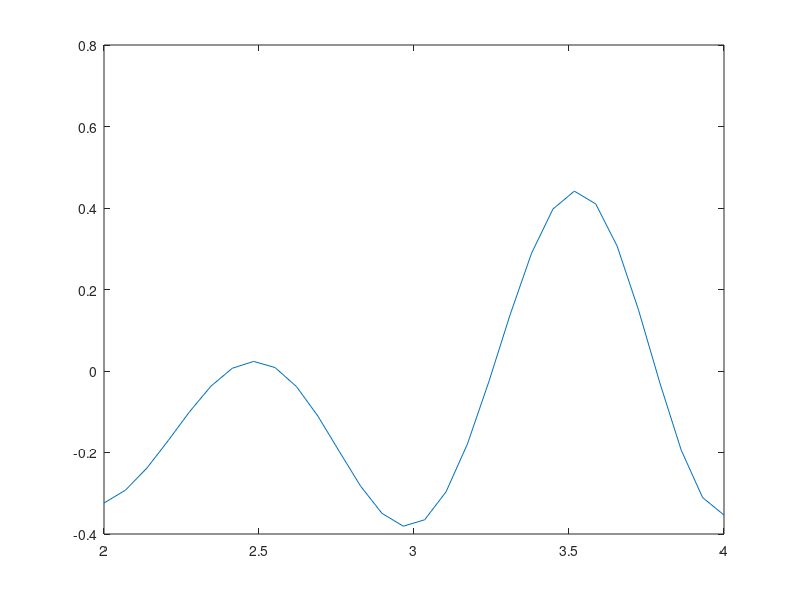

MATLAB code for this plot:
disp('*** Aufgabe 4');
clear all

% A = e^{-\abs{x-y}}\sin(\abs{x-y})^2}
% A \phi = rhs

%points on domain
n = 10;
x = linspace (0,1,n);
h = 1/(n-1);
%difference-matrix
xmat = ones(size(x)).'*x;
rmat = xmat.'-xmat;


%Matrix for igl
A = exp(-abs(rmat)).*sin(abs(rmat).^2)*h;

%rhs
rhs = sin(x)';

%density
phi = A\rhs

%selfconsistancy
norm(A*phi-rhs)

%alternative calculation
[X,Y] = meshgrid(x,x);
A2 = exp(-abs(X-Y)).*sin(abs(X-Y).^2)*h;
phi = A2\rhs;

%evaluate
y = linspace(2,4,30);
xmat = ones(size(y)).'*x;
ymat = ones(size(x)).'*y;
rmat = ymat.'-xmat;
 
%Matrix for igl
A = exp(-abs(rmat)).*sin(abs(rmat).^2)*h;
field = A*phi;
 
plot(y,field)